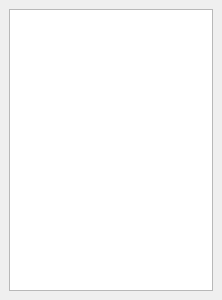
<?xml version="1.0" encoding="UTF-8"?>
<ui version="4.0">
 <class>TemplatesDockWidget</class>
 <widget class="QDockWidget" name="TemplatesDockWidget">
  <property name="geometry">
   <rect>
    <x>0</x>
    <y>0</y>
    <width>222</width>
    <height>300</height>
   </rect>
  </property>
  <property name="allowedAreas">
   <set>Qt::LeftDockWidgetArea|Qt::RightDockWidgetArea</set>
  </property>
  <property name="windowTitle">
   <string>Templates</string>
  </property>
  <widget class="QWidget" name="dockWidgetContents">
   <layout class="QHBoxLayout" name="horizontalLayout">
    <item>
     <widget class="QListView" name="listView"/>
    </item>
   </layout>
  </widget>
 </widget>
 <resources/>
 <connections/>
</ui>
